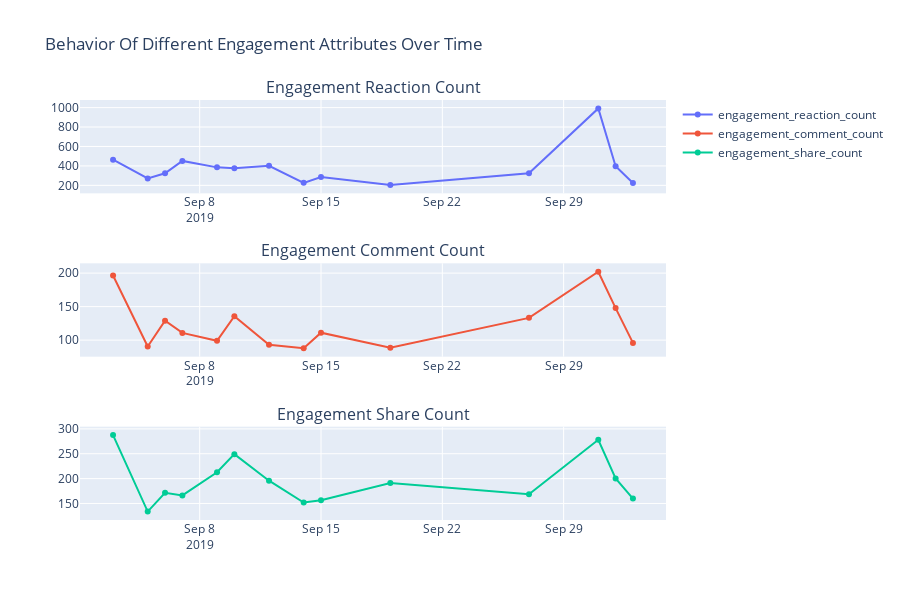

The code cell stored with this chart in its notebook:
### Code cell
# This code is from the following Kaggle (https://www.kaggle.com/code/thomaskonstantin/exploring-and-modeling-internet-news-data/notebook)

fig = make_subplots(rows=3, cols=1, subplot_titles=('Engagement Reaction Count','Engagement Comment Count','Engagement Share Count'))

b_date_mean = df.copy()
b_date_mean.published_at = pd.to_datetime(b_date_mean.published_at).dt.normalize()
b_date_mean = b_date_mean.groupby(by='published_at').mean().reset_index()

fig.add_trace(
go.Scatter(x=b_date_mean.published_at, y=b_date_mean.engagement_reaction_count,name='engagement_reaction_count'),
row=1, col=1)

fig.add_trace(
go.Scatter(x=b_date_mean.published_at, y=b_date_mean.engagement_comment_count,name='engagement_comment_count'),
row=2, col=1)

fig.add_trace(
go.Scatter(x=b_date_mean.published_at, y=b_date_mean.engagement_share_count,name='engagement_share_count'),
row=3, col=1)

fig.update_layout(height=600, width=900, title_text="Behavior Of Different Engagement Attributes Over Time")
fig.show()

### Figure 1 — Plotly figure (JSON) as saved in the notebook; plotly's stock layout.template omitted (floating-point values rounded to 4 significant figures)
{"data": [{"name": "engagement_reaction_count", "type": "scatter", "x": ["2019-09-03T00:00:00+00:00", "2019-09-05T00:00:00+00:00", "2019-09-06T00:00:00+00:00", "2019-09-07T00:00:00+00:00", "2019-09-09T00:00:00+00:00", "2019-09-10T00:00:00+00:00", "2019-09-12T00:00:00+00:00", "2019-09-14T00:00:00+00:00", "2019-09-15T00:00:00+00:00", "2019-09-19T00:00:00+00:00", "2019-09-27T00:00:00+00:00", "2019-10-01T00:00:00+00:00", "2019-10-02T00:00:00+00:00", "2019-10-03T00:00:00+00:00"], "xaxis": "x", "y": [464.4, 271.1, 324.8, 451.5, 385.0, 375.1, 401.0, 225.9, 285.3, 204.5, 325.1, 991.7, 397.1, 223.8], "yaxis": "y"}, {"name": "engagement_comment_count", "type": "scatter", "x": ["2019-09-03T00:00:00+00:00", "2019-09-05T00:00:00+00:00", "2019-09-06T00:00:00+00:00", "2019-09-07T00:00:00+00:00", "2019-09-09T00:00:00+00:00", "2019-09-10T00:00:00+00:00", "2019-09-12T00:00:00+00:00", "2019-09-14T00:00:00+00:00", "2019-09-15T00:00:00+00:00", "2019-09-19T00:00:00+00:00", "2019-09-27T00:00:00+00:00", "2019-10-01T00:00:00+00:00", "2019-10-02T00:00:00+00:00", "2019-10-03T00:00:00+00:00"], "xaxis": "x2", "y": [196.5, 90.54, 129.1, 110.8, 99.05, 135.7, 93.18, 87.86, 111.1, 88.64, 133.2, 202.0, 147.8, 95.87], "yaxis": "y2"}, {"name": "engagement_share_count", "type": "scatter", "x": ["2019-09-03T00:00:00+00:00", "2019-09-05T00:00:00+00:00", "2019-09-06T00:00:00+00:00", "2019-09-07T00:00:00+00:00", "2019-09-09T00:00:00+00:00", "2019-09-10T00:00:00+00:00", "2019-09-12T00:00:00+00:00", "2019-09-14T00:00:00+00:00", "2019-09-15T00:00:00+00:00", "2019-09-19T00:00:00+00:00", "2019-09-27T00:00:00+00:00", "2019-10-01T00:00:00+00:00", "2019-10-02T00:00:00+00:00", "2019-10-03T00:00:00+00:00"], "xaxis": "x3", "y": [287.5, 133.7, 171.4, 166.2, 212.6, 249.2, 195.7, 151.9, 156.3, 191.3, 168.4, 278.1, 200.2, 159.9], "yaxis": "y3"}], "layout": {"annotations": [{"font": {"size": 16}, "showarrow": false, "text": "Engagement Reaction Count", "x": 0.5, "xanchor": "center", "xref": "paper", "y": 1, "yanchor": "bottom", "yref": "paper"}, {"font": {"size": 16}, "showarrow": false, "text": "Engagement Comment Count", "x": 0.5, "xanchor": "center", "xref": "paper", "y": 0.6111, "yanchor": "bottom", "yref": "paper"}, {"font": {"size": 16}, "showarrow": false, "text": "Engagement Share Count", "x": 0.5, "xanchor": "center", "xref": "paper", "y": 0.2222, "yanchor": "bottom", "yref": "paper"}], "height": 600, "title": {"text": "Behavior Of Different Engagement Attributes Over Time"}, "width": 900, "xaxis": {"anchor": "y", "domain": [0, 1]}, "xaxis2": {"anchor": "y2", "domain": [0, 1]}, "xaxis3": {"anchor": "y3", "domain": [0, 1]}, "yaxis": {"anchor": "x", "domain": [0.7778, 1]}, "yaxis2": {"anchor": "x2", "domain": [0.3889, 0.6111]}, "yaxis3": {"anchor": "x3", "domain": [0, 0.2222]}}}
